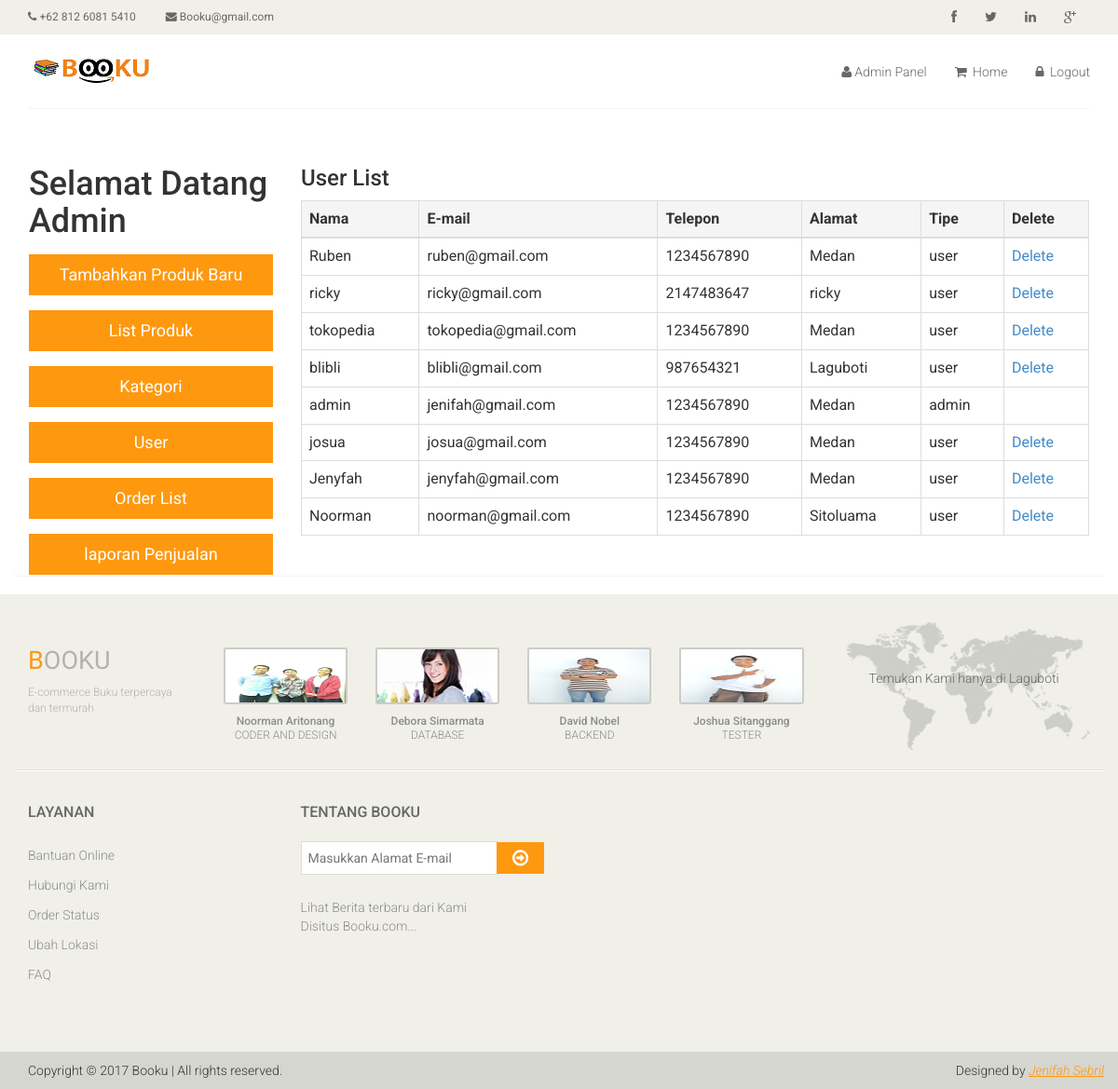
The app's page /userList.php (signed in) with its own data.
### tables this page shows
CREATE TABLE `users` (
  `UserId` int(10) NOT NULL,
  `UserName` varchar(50) NOT NULL,
  `Email` varchar(50) NOT NULL,
  `Password` varchar(45) NOT NULL,
  `Address` varchar(100) NOT NULL,
  `Phone` int(30) NOT NULL,
  `Type` varchar(50) NOT NULL,
  `Picture` varchar(100) NOT NULL,
  `Re-Password` varchar(100) NOT NULL
);

### userList.php (the view, shortened to what this page needs)
<html>
<head>
    <link href="css/bootstrap.min.css" rel="stylesheet">
    <link href="css/font-awesome.min.css" rel="stylesheet">
    <link href="css/prettyPhoto.css" rel="stylesheet">
    <link href="css/price-range.css" rel="stylesheet">
    <link href="css/animate.css" rel="stylesheet">
	<link href="css/main.css" rel="stylesheet">
	<link href="css/responsive.css" rel="stylesheet">
</head>
<body>
    <?php include('header.php');?>
<div class="container body-content">
    <div class="row panel" >
        <div  class="col-lg-3 ">
            <?php include('adminMenu.php');?>
        </div>
        <div class="col-lg-9 ">
            <table class="table table-hover table-bordered animated bounceInRight">
			<h3>User List</h3>
				<thead>
					<tr class="active">
						<th >Nama</th>
						<th >E-mail</th>
						<th >Telepon</th>
						<th >Alamat</th>
						<th >Tipe</th>
						<th >Delete</th>
					</tr>
				</thead>
				<tbody>
					<?php
						require_once "config.php";
						$sql ="SELECT * FROM users order by UserId desc";
						$result = mysqli_query($dbhandle,$sql);
						while($row=mysqli_fetch_array($result))
						{
							echo '<tr >';
							echo '<td>'.$row["UserName"].'</td>';
							echo '<td>'.$row["Email"].'</td>';
							echo '<td>'.$row["Phone"].'</td>';
							echo '<td>'.$row["Address"].'</td>';
							echo '<td>'.$row["Type"].'</td>';
							if($row["Type"] == "user"){
								$url2="deleteUser.php?id=".$row["UserId"];
								echo '<td>'.'<a href='. $url2.'>Delete</a>'.'</td>';
								echo '</tr>';
							}
						}
					?>
                    </tbody>
				</table>
        </div>
    </div>
</div>
<?php include('footer.php');?>
</body>
</html>

### css/main.css (style rules this page uses)
body { font-family: 'Roboto', sans-serif; background:; position: relative; font-weight:400px; }
a { -webkit-transition: 300ms; -moz-transition: 300ms; -o-transition: 300ms; transition: 300ms; }
h1, h2, h3, h4, h5, h6 { font-family: 'Roboto', sans-serif; }

### records on screen
users: UserName "Ruben", Email "ruben@gmail.com", Phone "1234567890", Address "Medan", Type "user"
users: UserName "ricky", Email "ricky@gmail.com", Phone "2147483647", Address "ricky", Type "user"
users: UserName "tokopedia", Email "tokopedia@gmail.com", Phone "1234567890", Address "Medan", Type "user"
users: UserName "blibli", Email "blibli@gmail.com", Phone "987654321", Address "Laguboti", Type "user"
users: UserName "admin", Email "jenifah@gmail.com", Phone "1234567890", Address "Medan", Type "admin"
users: UserName "josua", Email "josua@gmail.com", Phone "1234567890", Address "Medan", Type "user"
users: UserName "Jenyfah", Email "jenyfah@gmail.com", Phone "1234567890", Address "Medan", Type "user"
users: UserName "Noorman", Email "noorman@gmail.com", Phone "1234567890", Address "Sitoluama", Type "user"
